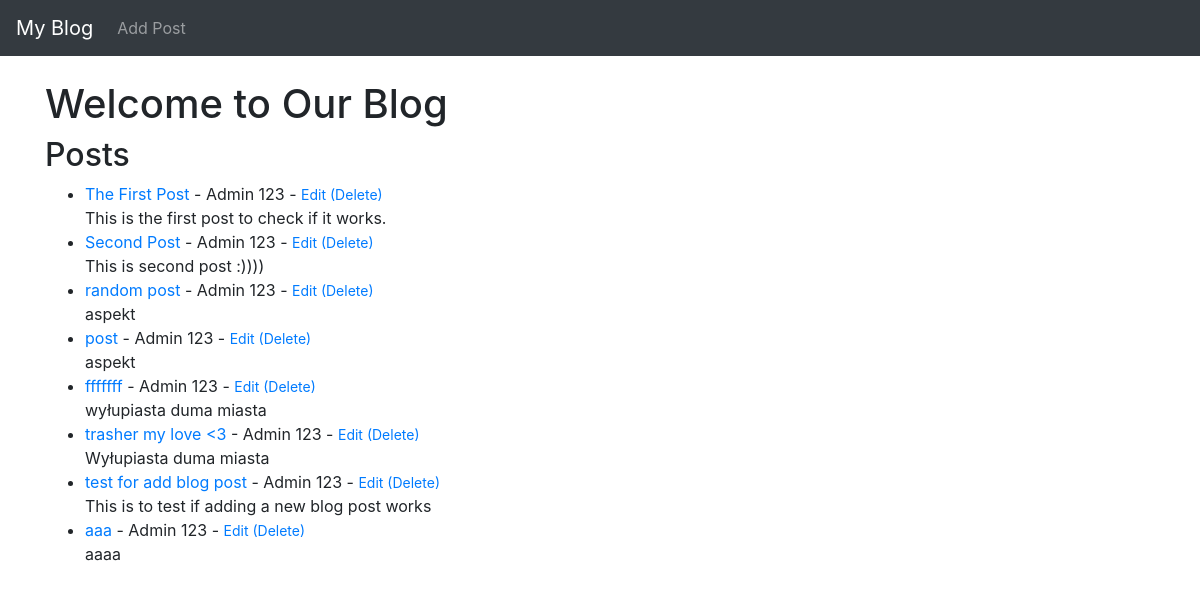
/, run on an earlier commit of the app's database.
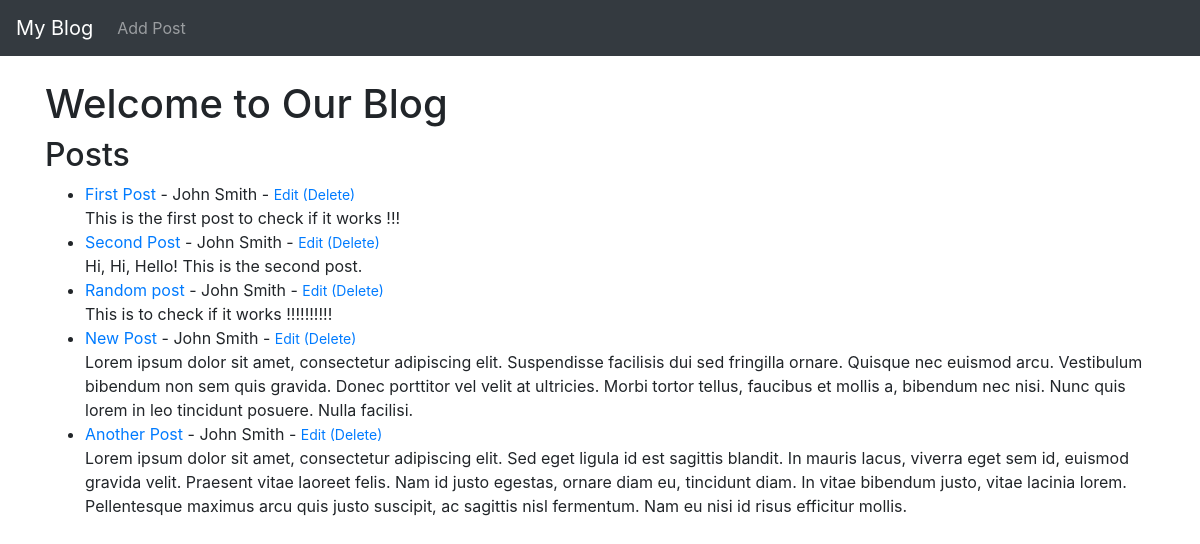
And on a later commit of the database.
### theblog/models.py (models this page shows, shortened)
class Post(models.Model):
    title = models.CharField(max_length=255)
    title_tag = models.CharField(max_length=255)
    author = models.ForeignKey(User, on_delete=models.CASCADE)
    body = models.TextField()
    created_at = models.DateTimeField(default=timezone.now)
    updated_at = models.DateTimeField(auto_now=True)
    is_public = models.BooleanField(default=True)
    password = models.CharField(max_length=50, blank=True, null=True)
    image = models.ImageField(upload_to='images/', null=True, blank=True)
    media_link = models.URLField(max_length=200, null=True, blank=True)

### theblog/views.py (the view)
# urls.py: path('', HomeView.as_view(), name="home"),
class HomeView(ListView):
    model = Post
    template_name = 'home.html'

### theblog/templates/home.html
{% extends 'base.html' %}
{% block content %}
    <h1>Welcome to Our Blog</h1>
    <h2>Posts</h2>
    <ul>
    {% for post in object_list %}
        <li><a href="{% url 'article-detail' post.pk %}">{{ post.title }}</a> - {{ post.author.first_name}}
            {{ post.author.last_name}} - <small><a href="{% url 'update_post' post.pk %}">Edit</a>
            <a href="{% url 'delete_post' post.pk %}">(Delete)</a>
            </small><br/>
            {{ post.body }}</li>
    {% endfor %}
    </ul>
{% endblock %}

### theblog/templates/base.html (shortened to what this page needs)
<!doctype html>
<html lang="en">
  <head>
    <link rel="stylesheet" href="https://cdn.jsdelivr.net/npm/bootstrap@4.6.2/dist/css/bootstrap.min.css">
  </head>
  <body>
  <nav class="navbar navbar-expand-lg navbar-dark bg-dark">
  <a class="navbar-brand" href="{% url 'home' %}">My Blog</a>
  <div class="collapse navbar-collapse" id="navbarSupportedContent">
    <ul class="navbar-nav mr-auto">
      <li class="nav-item">
        <a class="nav-link" href="{% url 'add_post' %}">Add Post</a>
      </li>
    </ul>
  </div>
</nav>
  <br/>
  <div class="container">
    {% block content %}
    {% endblock %}
  </div>
  </body>
</html>

What changed in the data, as far as the page shows it:
removed Post: title "post", author.first_name "Admin", author.last_name "123", body "aspekt"
removed Post: title "fffffff", author.first_name "Admin", author.last_name "123", body "wyłupiasta duma miasta"
removed Post: title "trasher my love <3", author.first_name "Admin", author.last_name "123", body "Wyłupiasta duma miasta"
removed Post: title "test for add blog post", author.first_name "Admin", author.last_name "123", body "This is to test if adding a new blog post works"
removed Post: title "aaa", author.first_name "Admin", author.last_name "123", body "aaaa"
changed Post: title "The First Post" → "First Post"; author.first_name "Admin" → "John"; author.last_name "123" → "Smith"; body "This is the first post to check if it works." → "This is the first post to check if it works !!!"
changed Post "Second Post": author.first_name "Admin" → "John"; author.last_name "123" → "Smith"; body "This is second post :))))" → "Hi, Hi, Hello! This is the second post."
changed Post: title "random post" → "Random post"; author.first_name "Admin" → "John"; author.last_name "123" → "Smith"; body "aspekt" → "This is to check if it works !!!!!!!!!!"
added Post: title "New Post", author.first_name "John", author.last_name "Smith", body "Lorem ipsum dolor sit amet, consectetur adipiscing elit. Suspendisse facilisis dui sed fringilla ornare. Quisque nec euismod arcu. Vestibulum bibendum non sem quis gravida. Donec porttitor vel velit at ultricies. Morbi tortor tellus, faucibus et mollis a, bibendum nec nisi. Nunc quis lorem in leo tincidunt posuere. Nulla facilisi."
added Post: title "Another Post", author.first_name "John", author.last_name "Smith", body "Lorem ipsum dolor sit amet, consectetur adipiscing elit. Sed eget ligula id est sagittis blandit. In mauris lacus, viverra eget sem id, euismod gravida velit. Praesent vitae laoreet felis. Nam id justo egestas, ornare diam eu, tincidunt diam. In vitae bibendum justo, vitae lacinia lorem. Pellentesque maximus arcu quis justo suscipit, ac sagittis nisl fermentum. Nam eu nisi id risus efficitur mollis."
